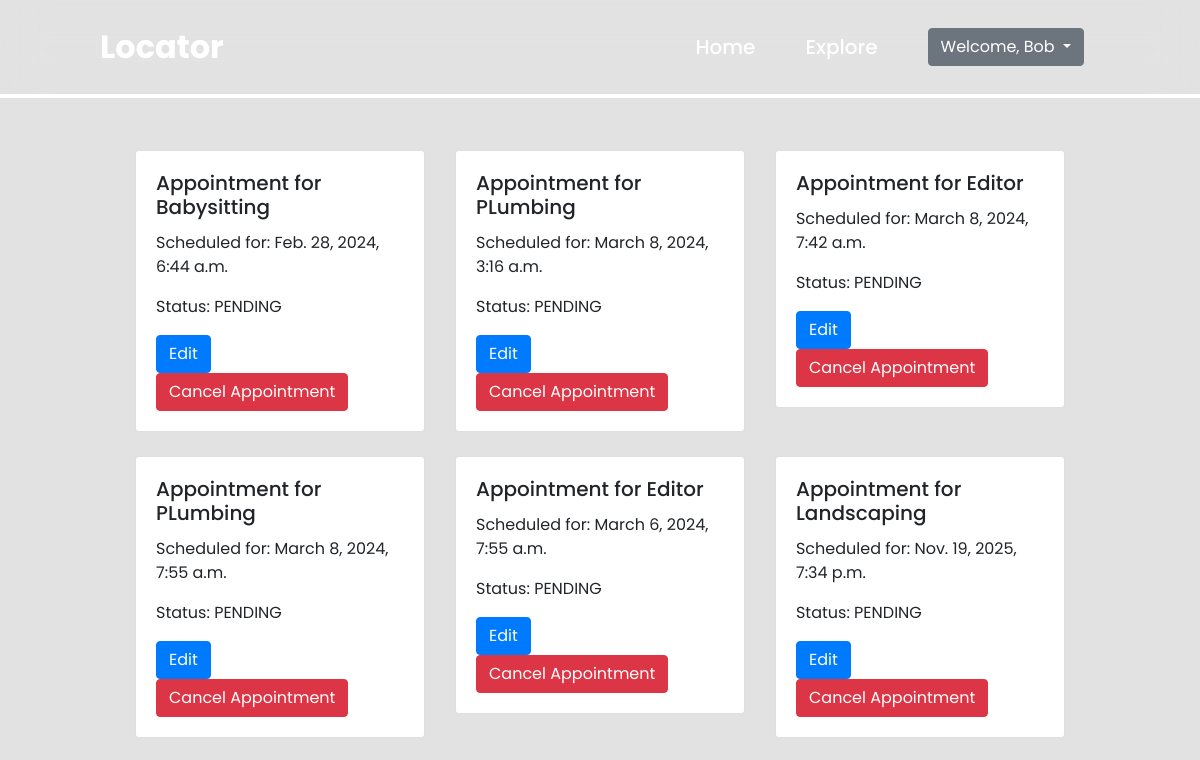
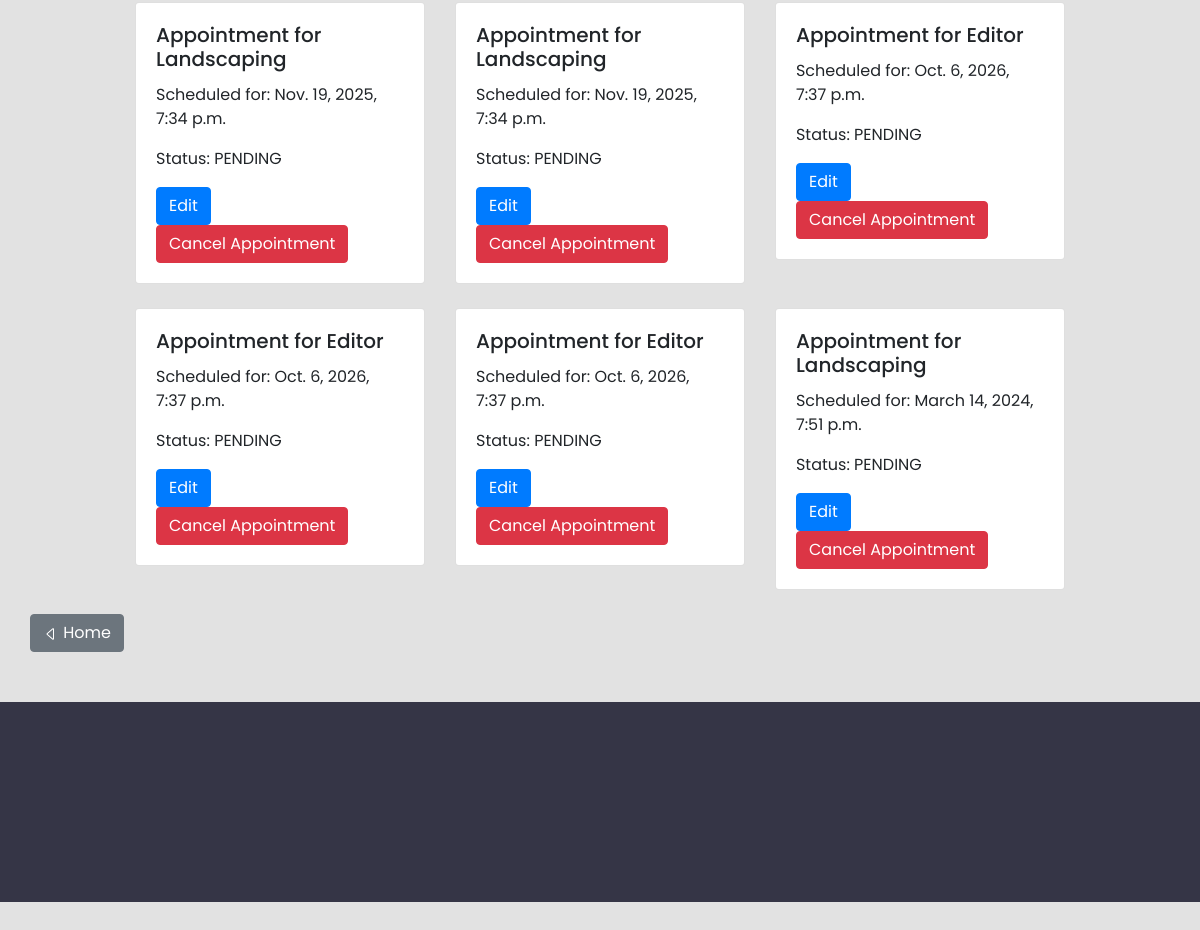
The page /appointments/ (signed in) on the database as committed earlier (2 pictures, top to bottom).
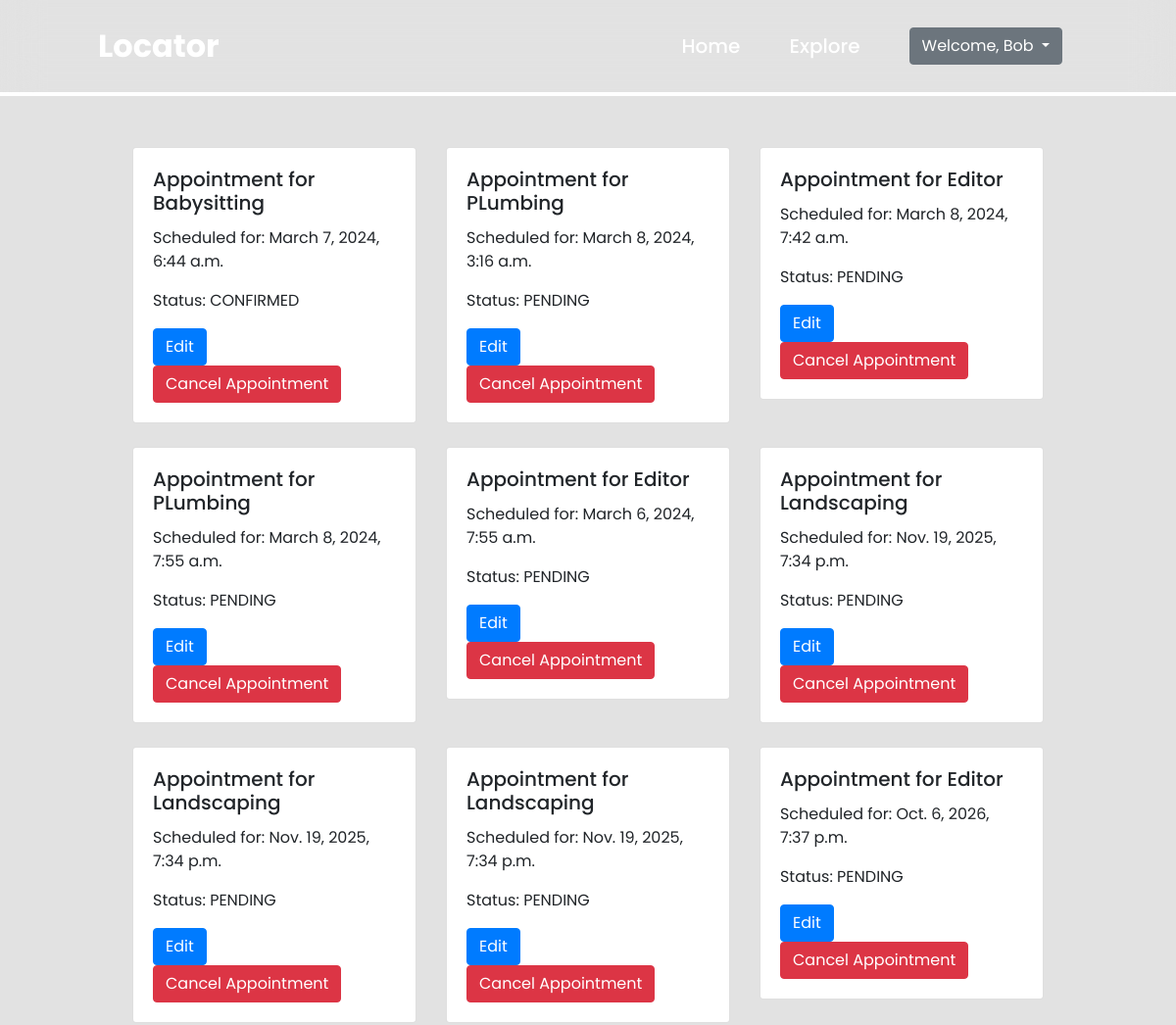
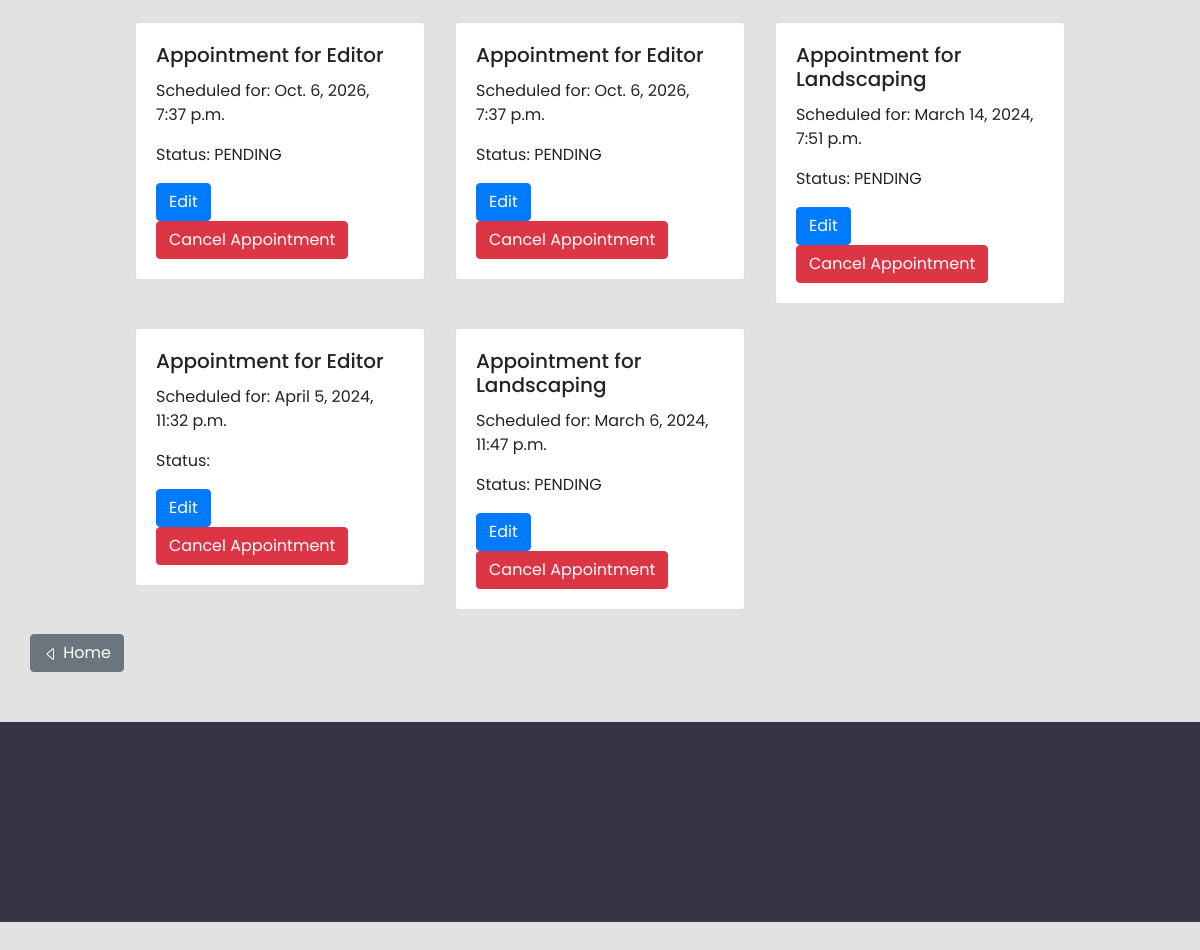
The same page on the database as committed later (2 pictures, top to bottom).
### booking/models.py (models this page shows)
class Appointment(models.Model):
  AppointmentID = models.CharField(max_length=8, default=generate_unique_code, unique=True)
  client = models.ForeignKey(User, on_delete=models.CASCADE)
  service = models.ForeignKey(Service, on_delete=models.CASCADE)
  status = models.CharField(max_length=10, choices=[('PENDING', 'Pending'), ('CONFIRMED', 'Confirmed'), ('COMPLETED', 'Completed'), ('CANCELLED', 'Cancelled')], blank=True)
  date_time = models.DateTimeField(default=timezone.now)
  created_at = models.DateTimeField(auto_now_add=True, null=True)

### posting_service/models.py (models this page shows)
class Service(models.Model):
  ServiceID = models.CharField(max_length=8, default=generate_unique_code, unique=True)
  freelancer = models.ForeignKey(User, on_delete=models.CASCADE, null=True, blank=True)
  serviceName = models.CharField(max_length=250)
  description = models.TextField()
  price = models.DecimalField(max_digits=10, decimal_places=2)
  credentials = models.FileField(upload_to='documents/', null=True, blank=True)
  created_at = models.DateTimeField(auto_now_add=True)

### booking/views.py (the view)
# urls.py: path('appointments/', ManageAppointmentView, name="manage_appointments"),
@login_required
def ManageAppointmentView(request):
  appointments = Appointment.objects.filter(client=request.user)
  return render(request, 'manage_appointments.html', {'appointments': appointments})

### booking/templates/manage_appointments.html (shortened to what this page needs)
{% extends "base.html" %}
{% load static %}
{% block content %}
  {% if appointments %}
    <div class="row row-cols-md-3" style="width: 80%; margin-left: 50%; transform: translate(-50%);">
      {% for appointment in appointments %}
        <div class="col mb-4">
          <div class="card">
            <div class="card-body">
              <h5 class="card-title">Appointment for {{appointment.service.serviceName}}</h5>
              <p class="card-text">Scheduled for: {{ appointment.date_time }}</p>
              <p class="card-text">Status: {{ appointment.status }}</p>
              <div>
                <a href="{% url 'appointments:edit_appointment' appointment.AppointmentID %}" class="btn btn-primary">Edit</a>
                <button type="button" class="btn btn-danger delete-now" data-toggle="modal" data-target="#staticBackdrop" data-service-name="{{ appointment.service.serviceName }}" data-appointment-id="{{ appointment.AppointmentID }}">Cancel Appointment</button>
              </div>
            </div>
          </div>
        </div>
      {% endfor %}
    </div>
  {% else %}
    <div class="alert alert-info" role="alert" style="width: 75%; margin-left: 50%; transform: translate(-50%);">
      You have no scheduled appointments. Click <a href="{% url 'explore' %}">here</a> to explore all services.
    </div>
  {% endif %}
  <a type="button" class="btn btn-secondary" href="{% url 'home' %}" style="margin-left: 30px;">
    <svg xmlns="http://www.w3.org/2000/svg" width="16" height="16" fill="currentColor" class="bi bi-caret-left" viewBox="0 0 16 16">
    <path d="M10 12.796V3.204L4.519 8zm-.659.753-5.48-4.796a1 1 0 0 1 0-1.506l5.48-4.796A1 1 0 0 1 11 3.204v9.592a1 1 0 0 1-1.659.753"></path></svg>
    Home
  </a>
{% endblock content %}

### frontend/templates/base.html (shortened to what this page needs)
{% load static %}
<!DOCTYPE html>
<html lang="en">
<head>
    <link href="https://cdnjs.cloudflare.com/ajax/libs/font-awesome/4.7.0/css/font-awesome.min.css" rel="stylesheet">
    <link rel="stylesheet" href="https://cdn.jsdelivr.net/npm/bootstrap@4.6.2/dist/css/bootstrap.min.css">
    <link rel="stylesheet" href="{% static 'css/test.css' %}">
</head>
<body>
    <header class="header">
        <a href="{% url 'home' %}" class="logo">Locator</a>
        <nav class="navbar">
            <a id="nb" href="{% url 'home' %}">Home</a>
            <a id="nb" href="{% url 'explore' %}">Explore</a>
            {% if user.is_authenticated %}
                <div class="dropdown" style="margin-left: 50px;">
                    <button class="btn btn-secondary dropdown-toggle" type="button" data-toggle="dropdown" aria-expanded="false">
                        Welcome, {{ user.first_name|default:"User" }}
                    </button>
                </div>
            {% endif %}
        </nav>
    </header>
    <main style="margin-top:150px; margin-bottom:150px;">
        {% block content %}
        {% endblock%}
    </main>
    <footer id="footer">
    </footer>
</body>
</html>

### frontend/static/css/test.css (style rules this page uses)
:root { --primarycolor: rgb(255, 0, 93); --secondarycolor: #ffbfbf; }
* { margin:0; padding: 0; box-sizing:border-box; font-family: "Poppins", sans-serif; }
.header { position: fixed; top: 0; left: 0; width: 100%; padding: 20px 100px; display: flex; justify-content:space-between; align-items:center; z-index:1; border-bottom: 4px solid white; backdrop-filter:blur(20px); }
#footer { background-color: rgb(53, 53, 70); position: relative; height: 200px; margin-top: -100px; clear: both; }
.logo { font-size: 32px; color: white; text-decoration:none; font-weight:700; }
.navbar #nb { position: relative; font-size:20px; color: white; font-weight:500; text-decoration:none; margin-left:50px; transition-duration: .3s; }
html, body { height:2000px; background: rgb(226, 226, 226); }
::placeholder { color:var(--secondarycolor); }

Rows that differ between the two databases and show on the page:
changed Appointment "Babysitting": date_time "Feb. 28, 2024, 6:44 a.m." → "March 7, 2024, 6:44 a.m."; status "PENDING" → "CONFIRMED"
added Appointment: service.serviceName "Editor", date_time "April 5, 2024, 11:32 p.m."
added Appointment: service.serviceName "Landscaping", date_time "March 6, 2024, 11:47 p.m.", status "PENDING"
